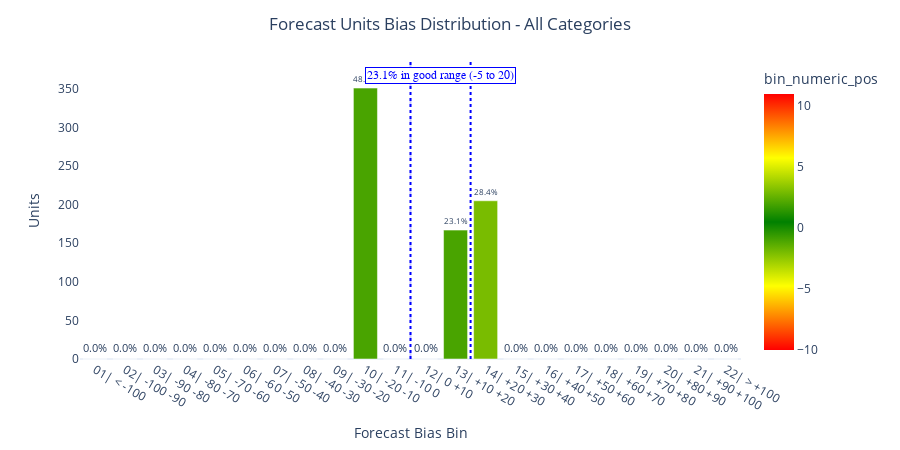

Notebook cell for this chart:
### Code cell
ED.plot_accuracy_distribution(evaluation_data_category, method=METHOD).show()

### Figure 1 — Plotly figure (JSON) as saved in the notebook; plotly's stock layout.template omitted (floating-point values rounded to 4 significant figures)
{"data": [{"alignmentgroup": "True", "hovertemplate": "Forecast Bias Bin=%{x}<br>Units=%{y}<br>percentage_of_target=%{text}<br>bin_numeric_pos=%{marker.color}<extra></extra>", "legendgroup": "", "marker": {"color": [-10, -9, -8, -7, -6, -5, -4, -3, -2, -1, 0, 1, 2, 3, 4, 5, 6, 7, 8, 9, 10, 11], "coloraxis": "coloraxis", "pattern": {"shape": ""}}, "name": "", "offsetgroup": "", "orientation": "v", "showlegend": false, "text": [0, 0, 0, 0, 0, 0, 0, 0, 0, 48.5, 0, 0, 23.1, 28.4, 0, 0, 0, 0, 0, 0, 0, 0], "textposition": "outside", "texttemplate": "%{text:.1f}%", "type": "bar", "x": ["01| < -100", "02| -100 -90", "03| -90 -80", "04| -80 -70", "05| -70 -60", "06| -60 -50", "07| -50 -40", "08| -40 -30", "09| -30 -20", "10| -20 -10", "11| -10 0", "12| 0 +10", "13| +10 +20", "14| +20 +30", "15| +30 +40", "16| +40 +50", "17| +50 +60", "18| +60 +70", "19| +70 +80", "20| +80 +90", "21| +90 +100", "22| > +100"], "xaxis": "x", "y": [0, 0, 0, 0, 0, 0, 0, 0, 0, 351, 0, 0, 167, 205, 0, 0, 0, 0, 0, 0, 0, 0], "yaxis": "y"}], "layout": {"annotations": [{"bgcolor": "white", "bordercolor": "#0000ff", "borderwidth": 1, "font": {"color": "#0000ff", "family": "Arial", "size": 12}, "showarrow": false, "text": "23.1% in good range (-5 to 20)", "x": 11.5, "y": 366.8}], "barmode": "relative", "coloraxis": {"colorbar": {"title": {"text": "bin_numeric_pos"}}, "colorscale": [[0, "red"], [0.25, "yellow"], [0.5, "green"], [0.75, "yellow"], [1, "red"]]}, "height": 450, "legend": {"tracegroupgap": 0}, "margin": {"t": 60}, "shapes": [{"line": {"color": "#ccccff", "dash": "dash"}, "type": "line", "x0": 10.5, "x1": 10.5, "y0": 0, "y1": 386.1}, {"line": {"color": "#0000ff", "dash": "dot"}, "type": "line", "x0": 10.5, "x1": 10.5, "y0": 0, "y1": 386.1}, {"line": {"color": "#0000ff", "dash": "dot"}, "type": "line", "x0": 12.5, "x1": 12.5, "y0": 0, "y1": 386.1}], "title": {"text": "Forecast Units Bias Distribution - All Categories", "x": 0.5}, "width": 900, "xaxis": {"anchor": "y", "domain": [0, 1], "showgrid": false, "title": {"text": "Forecast Bias Bin"}}, "yaxis": {"anchor": "x", "domain": [0, 1], "showgrid": false, "title": {"text": "Units"}}}}
